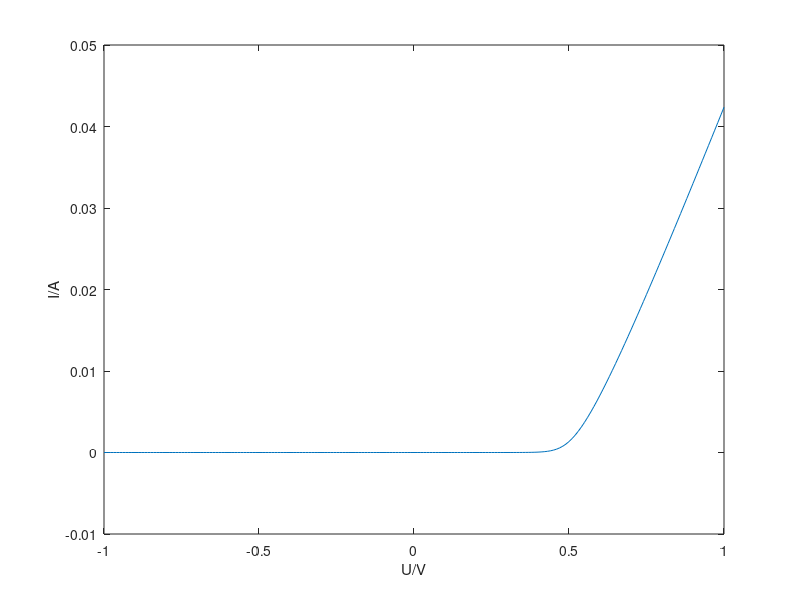

Recreate this plot in MATLAB.
I=zeros(201,1);
V=linspace(-1,1,201); 
for n=1:201
f=I(n)-10^(-11)*(exp((V(n)-I(n)*10)/0.026)-1.0);
df=1.0+10^(-10)/0.026*exp((V(n)-I(n)*10)/0.026);
I0(n)=abs(I(n)-f/df);

while abs((I0(n)-I(n))/(I0(n)+eps))>=0.001 
    I(n)=I0(n); 
    f=I(n)-10^(-11)*(exp((V(n)-I(n)*10)/0.026)-1.0); 
    df=1.0+10^(-10)/0.026*exp((V(n)-I(n)*10)/0.026); 
    I0(n)=abs(I(n)-f/df);

end
end
plot(V,I0);
axis([-1 1 -0.01 0.05]); 
xlabel('U/V'); 
ylabel('I/A');
